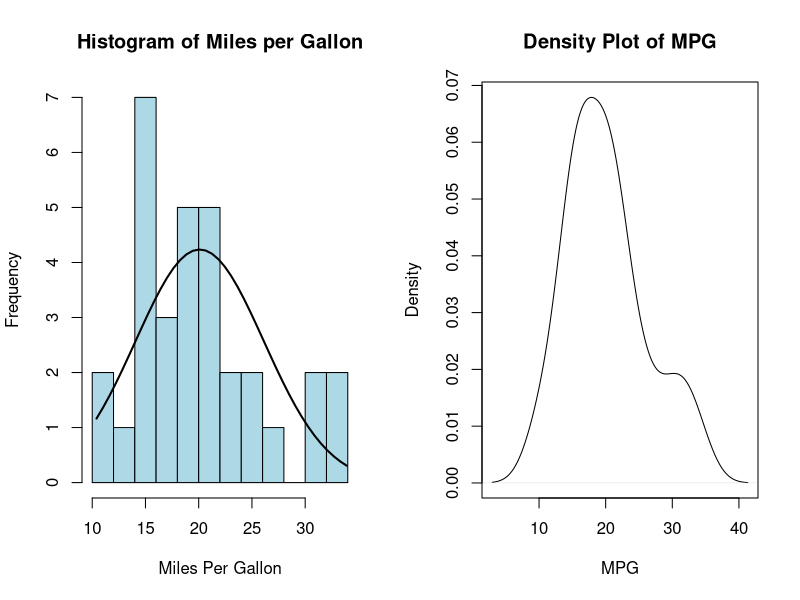
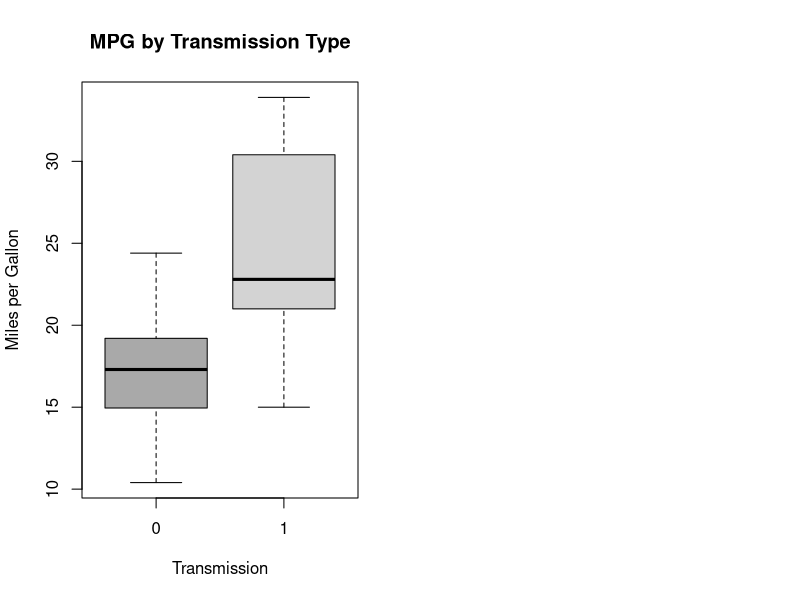
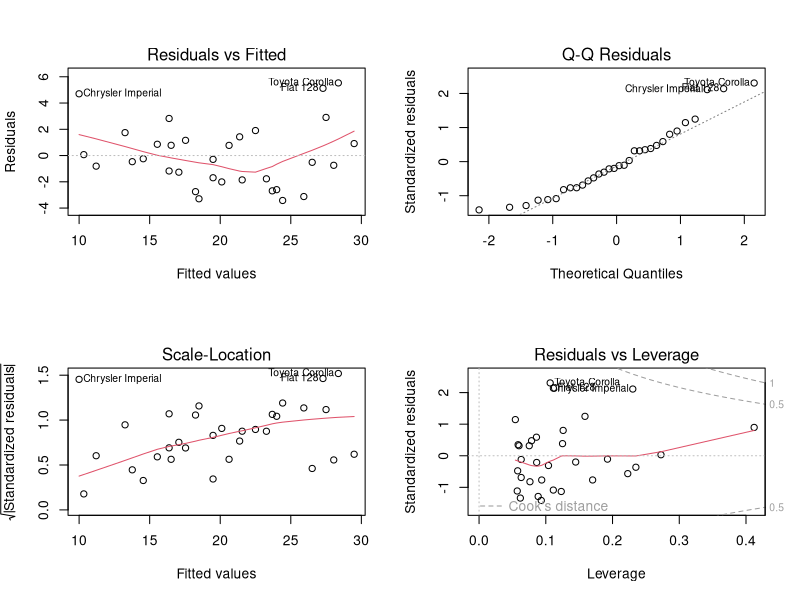

Here is the R script that generated these plots, in order:
## ---- chunk 1
par(mfrow = c(1, 2))
# Histogram with Normal Curve
x <- mtcars$mpg
h<-hist(x, breaks=10, col="light blue", xlab="Miles Per Gallon",
   main="Histogram of Miles per Gallon")
xfit<-seq(min(x),max(x),length=40)
yfit<-dnorm(xfit,mean=mean(x),sd=sd(x))
yfit <- yfit*diff(h$mids[1:2])*length(x)
lines(xfit, yfit, col="black", lwd=2)

# Kernel Density Plot
d <- density(mtcars$mpg)
plot(d, xlab = "MPG", main ="Density Plot of MPG")
## ---- chunk 2
boxplot(mpg~am, data = mtcars,
        col = c("dark grey", "light grey"),
        xlab = "Transmission",
        ylab = "Miles per Gallon",
        main = "MPG by Transmission Type")
## ---- chunk 3
aggregate(mpg~am, data = mtcars, mean)
## ---- chunk 4
fit <- lm(mpg~am, data = mtcars)
summary(fit)
## ---- chunk 5
bestfit <- lm(mpg~am + wt + hp, data = mtcars)
anova(fit, bestfit)
## ---- chunk 6
par(mfrow = c(2,2))
plot(bestfit)
## ---- chunk 7
summary(bestfit)
